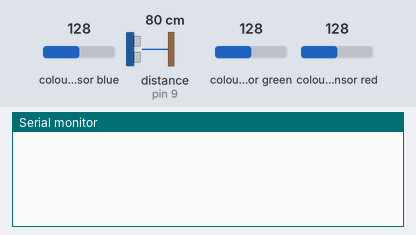
Simulated run of this sketch. Board: Arduino Uno, built with avr-gcc and run on an emulated ATmega328P. On the bench: the last lines printed to the serial monitor. Wiring (inferred from the names in the program): TCS3200 colour sensor: output pin 8; S2 pin 4; S3 pin 5; S0 pin 11; S1 pin 12. Inputs (shaded band) come from the test bench; at power-on: colour sensor blue 128, colour sensor green 128, colour sensor red 128, distance to the obstacle (sensor on pin 9) 80 cm. The echo pulse lasts 58.3 µs per cm.

Above: at 1.2 s.
1.3 s: colour sensor blue set to 5
At 4.1 s:
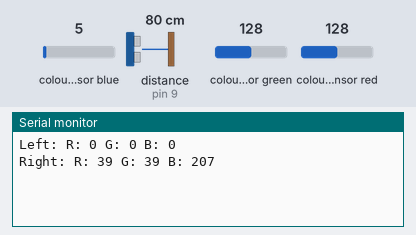
4.5 s: colour sensor green set to 5
At 6.2 s:
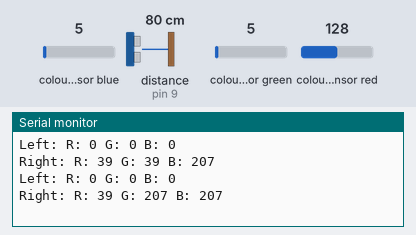
7.5 s: colour sensor red set to 64
At 9.4 s:
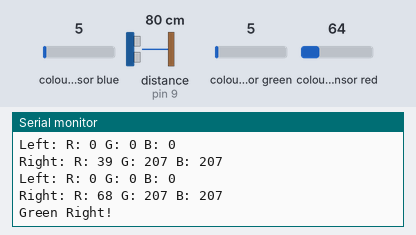

Measured:
- after the input at 1.3 s, the serial monitor: prints a new line after 1.7 s (image 1)
- after the input at 4.5 s, the serial monitor: prints a new line after 1.0 s (image 2)
- after the input at 7.5 s, the serial monitor: prints a new line after 0.54 s (image 3)

The sketch:

arduino_sensors.ino
```cpp
/* D E F I N I T I O N S */

#include <Wire.h> // I2C Library
#include <Adafruit_TCS34725.h> // TCS34725 Library
#define ADDR_1 0x10
#define ADDR_2 0x20 // (Me)
#define S0 11
#define S1 12
#define S2 4
#define S3 5
#define leftOut 9 // Label 1
#define rightOut 8 // Label 2

/* I2C */
enum { // Commands from Hub
  COLOR_L = 1,
  COLOR_R  = 2
};

int r_L = 0;
int g_L = 0;
int b_L = 0;
int r_R = 0;
int g_R = 0;
int b_R = 0;
int green_L = 0;
int green_R = 0;
char command;

/* S E T U P */

void setup() {
  /* Serial */
  Serial.begin(9600);
  /* I2C */
  command = 0;
  Wire.begin(ADDR_2);
  Wire.onReceive(receiveEvent);
  Wire.onRequest(requestEvent);
  /* Pin Modes */
  pinMode(S0, OUTPUT);
  pinMode(S1, OUTPUT);
  pinMode(S2, OUTPUT);
  pinMode(S3, OUTPUT);
  pinMode(leftOut, INPUT);
  pinMode(rightOut, INPUT);
  digitalWrite(S0,HIGH);
  digitalWrite(S1,LOW);
//  calibrateColor();
}

/* M A I N  L O O P */

void loop() {
  /* Read Left Color Sensor */
  setRed();
  r_L = pulseIn(leftOut, LOW);
  setGreen();
  g_L = pulseIn(leftOut, LOW);
  setBlue();
  b_L = pulseIn(leftOut, LOW);
  /* Left Results */
  green_L = checkGreen(r_L, g_L, b_L);
  Serial.print("Left: ");
  printRGB(r_L, g_L, b_L);
  if (green_L == 1) {
    Serial.println("Green Left!");
  }
  /* Read Right Color Sensor */
  setRed();
  r_R = pulseIn(rightOut, LOW);
  setGreen();
  g_R = pulseIn(rightOut, LOW);
  setBlue();
  b_R = pulseIn(rightOut, LOW);
  /* Right Results */
  green_R = checkGreen(r_R, g_R, b_R);
  Serial.print("Right: ");
  printRGB(r_R, g_R, b_R);
  if (green_R == 1) {
    Serial.println("Green Right!");
  }
  delay(500);
}

/* F U N C T I O N S */

void receiveEvent (int howMany) { // Read from I2C
  command = Wire.read();
}

void requestEvent() { // Send over I2C
  switch (command) {
     case COLOR_L: Wire.write(green_L); break;
     case COLOR_R: Wire.write(green_R); break;
  }
}

void setRed() {
  digitalWrite(S2,LOW);
  digitalWrite(S3,LOW);
}

void setGreen() {
  digitalWrite(S2,HIGH);
  digitalWrite(S3,HIGH);
}

void setBlue() {
  digitalWrite(S2,LOW);
  digitalWrite(S3,HIGH);
}

void printRGB(int red, int green, int blue) {
  Serial.print("R: ");
  Serial.print(red);
  Serial.print(" ");
  Serial.print("G: ");
  Serial.print(green);
  Serial.print(" ");
  Serial.print("B: ");
  Serial.print(blue);
  Serial.print(" \n");
}

int checkGreen(int red, int green, int blue) { // Manual Calibration
  if (red >= 60 && red <= 110 && green >= 50 && blue >= 50) {
    return 1;
  } else {
    return 0;
  }
}

void waitChar(char C) {
  while(1) {
    if(Serial.available() > 0) {
      if(Serial.read() == (unsigned char) C)
        break;
    }
  }
}

void sortAscend(int arr[], int arrSize) { // Sort Array
  int i, j, k;
  for(i=0; i<arrSize; i++) {
    for(j=i+1; j<arrSize; j++) {
      if(arr[i] > arr[j]) {
        k  = arr[i];
        arr[i] = arr[j];
        arr[j] = k;
      }
    }
  }
}

void getMinMax() { // Find Color Constraints
  Serial.println("Reading...");
  int reading[500];
  for (int j = 0; j < 500; j++) {
    reading[j] = pulseIn(leftOut, LOW);
    Serial.println(reading[j]);
  }
  sortAscend(reading, 500);
  Serial.println("Maximum: ");
  Serial.println(reading[499]);
  Serial.println(" Minimum: ");
  Serial.println(reading[0]);
}

void calibrateColor() { // Calibration Function
  for (int i = 0; i < 5; i++) {
    Serial.println("Place the next color under the sensor. Enter 'G' to continue.");
    waitChar('G');
    for (int color = 0; color < 3; color++) {
      switch(color) {
        case 0: // Red
          Serial.println("R: Enter 'G' to continue.");
          waitChar('G');
          setRed();
          getMinMax();
          break;
        case 1: // Green
          Serial.println("G: Enter 'G' to continue.");
          waitChar('G');
          setGreen();
          getMinMax();
          break;
        case 2: // Blue
          Serial.println("B: Enter 'G' to continue.");
          waitChar('G');
          setBlue();
          getMinMax();
          break;
      }
    }
  }
}
```
